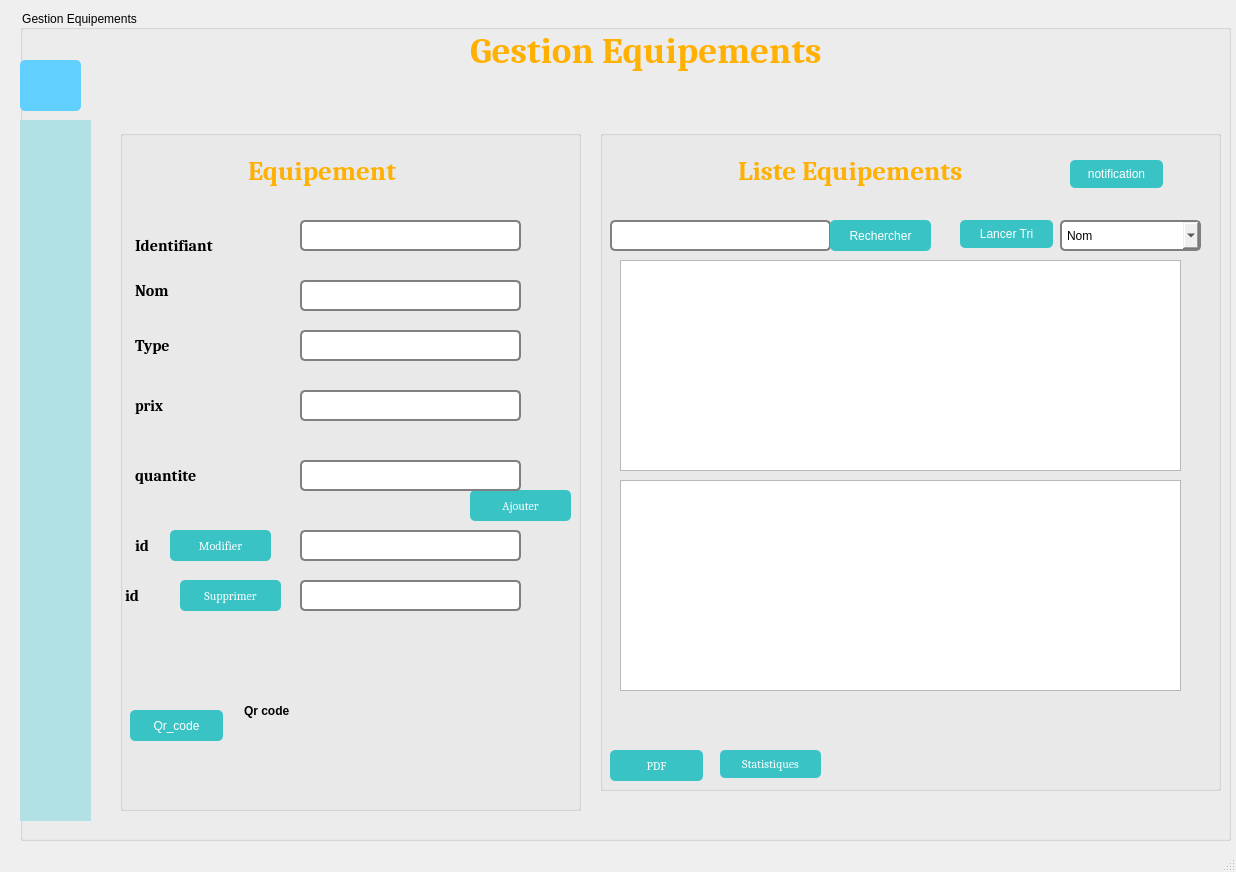
<?xml version="1.0" encoding="UTF-8"?>
<ui version="4.0">
 <class>MainWindow_Equipements</class>
 <widget class="QMainWindow" name="MainWindow_Equipements">
  <property name="geometry">
   <rect>
    <x>0</x>
    <y>0</y>
    <width>1236</width>
    <height>872</height>
   </rect>
  </property>
  <property name="font">
   <font>
    <family>Cambria</family>
    <pointsize>9</pointsize>
   </font>
  </property>
  <property name="windowTitle">
   <string>MainWindow</string>
  </property>
  <property name="windowIcon">
   <iconset>
    <normaloff>:/myappico.png</normaloff>:/myappico.png</iconset>
  </property>
  <property name="styleSheet">
   <string notr="true">QGroupBox {
    font: 12px;
 background-color:transparent;
}
QComboBox {
    border: 2px solid gray;
     border-radius: 5px;
    padding: 5px;
}
QLineEdit {
    border: 2px solid gray;
    border-radius: 5px;
    padding: 5px;
}

QPushButton {
    background-color: rgb(58, 195, 197);
    color: white;
    border-radius: 5px;
    padding: 5px;
}

QLineEdit:focus, QPushButton:focus {
    border: 2px solid #4CAF50;
}

QLabel {
    font-weight: bold;
    padding: 1px;
}


QPushButton:hover{
	background-color: rgb(255, 176, 1);	
}


</string>
  </property>
  <widget class="QWidget" name="centralwidget">
   <widget class="QGroupBox" name="groupBox">
    <property name="geometry">
     <rect>
      <x>20</x>
      <y>10</y>
      <width>1211</width>
      <height>831</height>
     </rect>
    </property>
    <property name="title">
     <string>Gestion Equipements</string>
    </property>
    <widget class="QLabel" name="nom_gestion">
     <property name="geometry">
      <rect>
       <x>440</x>
       <y>10</y>
       <width>451</width>
       <height>61</height>
      </rect>
     </property>
     <property name="font">
      <font>
       <family>Cambria</family>
       <pointsize>28</pointsize>
       <weight>75</weight>
       <bold>true</bold>
      </font>
     </property>
     <property name="styleSheet">
      <string notr="true">
QLabel {
   color:#ffb001;
}
</string>
     </property>
     <property name="text">
      <string>Gestion Equipements</string>
     </property>
    </widget>
    <widget class="QGroupBox" name="afficher">
     <property name="geometry">
      <rect>
       <x>580</x>
       <y>120</y>
       <width>621</width>
       <height>661</height>
      </rect>
     </property>
     <property name="styleSheet">
      <string notr="true"/>
     </property>
     <property name="title">
      <string/>
     </property>
     <widget class="QLabel" name="afficher_label">
      <property name="geometry">
       <rect>
        <x>130</x>
        <y>20</y>
        <width>311</width>
        <height>41</height>
       </rect>
      </property>
      <property name="font">
       <font>
        <family>Cambria</family>
        <pointsize>20</pointsize>
        <weight>75</weight>
        <italic>false</italic>
        <bold>true</bold>
       </font>
      </property>
      <property name="styleSheet">
       <string notr="true">QLabel {
   color:#ffb001;
}</string>
      </property>
      <property name="text">
       <string>Liste Equipements</string>
      </property>
     </widget>
     <widget class="QLineEdit" name="lineEdit_rechercher">
      <property name="geometry">
       <rect>
        <x>10</x>
        <y>90</y>
        <width>221</width>
        <height>31</height>
       </rect>
      </property>
     </widget>
     <widget class="QPushButton" name="rechercher">
      <property name="geometry">
       <rect>
        <x>230</x>
        <y>90</y>
        <width>101</width>
        <height>31</height>
       </rect>
      </property>
      <property name="maximumSize">
       <size>
        <width>101</width>
        <height>31</height>
       </size>
      </property>
      <property name="text">
       <string>Rechercher</string>
      </property>
      <property name="icon">
       <iconset resource="Resource.qrc">
        <normaloff>:/Icones/Icones/rechercher.png</normaloff>:/Icones/Icones/rechercher.png</iconset>
      </property>
      <property name="iconSize">
       <size>
        <width>20</width>
        <height>20</height>
       </size>
      </property>
     </widget>
     <widget class="QPushButton" name="pb_trier">
      <property name="geometry">
       <rect>
        <x>360</x>
        <y>90</y>
        <width>93</width>
        <height>28</height>
       </rect>
      </property>
      <property name="maximumSize">
       <size>
        <width>93</width>
        <height>28</height>
       </size>
      </property>
      <property name="text">
       <string>Lancer Tri</string>
      </property>
     </widget>
     <widget class="QPushButton" name="pushButtonPDF">
      <property name="geometry">
       <rect>
        <x>10</x>
        <y>620</y>
        <width>93</width>
        <height>31</height>
       </rect>
      </property>
      <property name="font">
       <font>
        <family>Cambria</family>
        <pointsize>9</pointsize>
       </font>
      </property>
      <property name="styleSheet">
       <string notr="true"/>
      </property>
      <property name="text">
       <string>PDF</string>
      </property>
      <property name="icon">
       <iconset resource="Resource.qrc">
        <normaloff>:/Icones/Icones/pdf.png</normaloff>:/Icones/Icones/pdf.png</iconset>
      </property>
      <property name="iconSize">
       <size>
        <width>30</width>
        <height>40</height>
       </size>
      </property>
     </widget>
     <widget class="QPushButton" name="pushButton_stat">
      <property name="geometry">
       <rect>
        <x>120</x>
        <y>620</y>
        <width>101</width>
        <height>28</height>
       </rect>
      </property>
      <property name="maximumSize">
       <size>
        <width>121</width>
        <height>28</height>
       </size>
      </property>
      <property name="font">
       <font>
        <family>Cambria</family>
        <pointsize>9</pointsize>
       </font>
      </property>
      <property name="styleSheet">
       <string notr="true"/>
      </property>
      <property name="text">
       <string>Statistiques</string>
      </property>
     </widget>
     <widget class="QComboBox" name="comboBoxTrie">
      <property name="geometry">
       <rect>
        <x>460</x>
        <y>90</y>
        <width>141</width>
        <height>31</height>
       </rect>
      </property>
      <item>
       <property name="text">
        <string>Nom</string>
       </property>
      </item>
      <item>
       <property name="text">
        <string>Type</string>
       </property>
      </item>
     </widget>
     <widget class="QTableView" name="tableView_2">
      <property name="geometry">
       <rect>
        <x>20</x>
        <y>130</y>
        <width>561</width>
        <height>211</height>
       </rect>
      </property>
      <property name="styleSheet">
       <string notr="true"/>
      </property>
     </widget>
     <widget class="QTableView" name="tableView">
      <property name="geometry">
       <rect>
        <x>20</x>
        <y>350</y>
        <width>561</width>
        <height>211</height>
       </rect>
      </property>
      <property name="styleSheet">
       <string notr="true"/>
      </property>
     </widget>
     <widget class="QPushButton" name="showMessagePushButton">
      <property name="geometry">
       <rect>
        <x>470</x>
        <y>30</y>
        <width>93</width>
        <height>28</height>
       </rect>
      </property>
      <property name="text">
       <string>notification</string>
      </property>
     </widget>
    </widget>
    <widget class="QLabel" name="label">
     <property name="geometry">
      <rect>
       <x>0</x>
       <y>20</y>
       <width>1211</width>
       <height>801</height>
      </rect>
     </property>
     <property name="styleSheet">
      <string notr="true">background-image: url(:/Icones/Icones/background.png);
</string>
     </property>
     <property name="text">
      <string/>
     </property>
    </widget>
    <widget class="QPushButton" name="pushButton_20">
     <property name="geometry">
      <rect>
       <x>0</x>
       <y>50</y>
       <width>61</width>
       <height>51</height>
      </rect>
     </property>
     <property name="styleSheet">
      <string notr="true">background-color: rgb(97, 208, 255);</string>
     </property>
     <property name="text">
      <string/>
     </property>
     <property name="icon">
      <iconset>
       <normalon>:/img/menu.png</normalon>
      </iconset>
     </property>
     <property name="iconSize">
      <size>
       <width>40</width>
       <height>40</height>
      </size>
     </property>
     <property name="checkable">
      <bool>true</bool>
     </property>
    </widget>
    <widget class="QWidget" name="widget" native="true">
     <property name="geometry">
      <rect>
       <x>0</x>
       <y>110</y>
       <width>71</width>
       <height>701</height>
      </rect>
     </property>
     <property name="styleSheet">
      <string notr="true">	background-color: rgb(178, 225, 229);</string>
     </property>
     <widget class="QPushButton" name="pushButton_13">
      <property name="geometry">
       <rect>
        <x>0</x>
        <y>30</y>
        <width>71</width>
        <height>61</height>
       </rect>
      </property>
      <property name="styleSheet">
       <string notr="true"/>
      </property>
      <property name="text">
       <string/>
      </property>
      <property name="icon">
       <iconset>
        <normalon>:/img/home.png</normalon>
       </iconset>
      </property>
      <property name="iconSize">
       <size>
        <width>40</width>
        <height>40</height>
       </size>
      </property>
     </widget>
     <widget class="QPushButton" name="pushButton_14">
      <property name="geometry">
       <rect>
        <x>0</x>
        <y>120</y>
        <width>71</width>
        <height>61</height>
       </rect>
      </property>
      <property name="text">
       <string/>
      </property>
      <property name="icon">
       <iconset>
        <normalon>:/img/calendrier.png</normalon>
       </iconset>
      </property>
      <property name="iconSize">
       <size>
        <width>40</width>
        <height>40</height>
       </size>
      </property>
     </widget>
     <widget class="QPushButton" name="pushButton_17">
      <property name="geometry">
       <rect>
        <x>0</x>
        <y>430</y>
        <width>71</width>
        <height>71</height>
       </rect>
      </property>
      <property name="text">
       <string/>
      </property>
      <property name="icon">
       <iconset>
        <normalon>:/img/notepad.png</normalon>
       </iconset>
      </property>
      <property name="iconSize">
       <size>
        <width>40</width>
        <height>40</height>
       </size>
      </property>
     </widget>
     <widget class="QPushButton" name="pushButton_15">
      <property name="geometry">
       <rect>
        <x>0</x>
        <y>210</y>
        <width>71</width>
        <height>61</height>
       </rect>
      </property>
      <property name="text">
       <string/>
      </property>
      <property name="icon">
       <iconset>
        <normalon>:/img/notification.png</normalon>
       </iconset>
      </property>
      <property name="iconSize">
       <size>
        <width>40</width>
        <height>40</height>
       </size>
      </property>
     </widget>
     <widget class="QPushButton" name="pushButton_18">
      <property name="geometry">
       <rect>
        <x>0</x>
        <y>310</y>
        <width>71</width>
        <height>71</height>
       </rect>
      </property>
      <property name="text">
       <string/>
      </property>
      <property name="icon">
       <iconset>
        <normalon>:/img/lecture.png</normalon>
       </iconset>
      </property>
      <property name="iconSize">
       <size>
        <width>40</width>
        <height>40</height>
       </size>
      </property>
     </widget>
     <widget class="QPushButton" name="pushButton_21">
      <property name="geometry">
       <rect>
        <x>0</x>
        <y>540</y>
        <width>71</width>
        <height>61</height>
       </rect>
      </property>
      <property name="text">
       <string/>
      </property>
      <property name="icon">
       <iconset>
        <normalon>:/img/chat.png</normalon>
       </iconset>
      </property>
      <property name="iconSize">
       <size>
        <width>40</width>
        <height>40</height>
       </size>
      </property>
     </widget>
     <widget class="QPushButton" name="pushButton_19">
      <property name="geometry">
       <rect>
        <x>0</x>
        <y>640</y>
        <width>71</width>
        <height>61</height>
       </rect>
      </property>
      <property name="text">
       <string/>
      </property>
      <property name="icon">
       <iconset>
        <normalon>:/img/togglapp.png</normalon>
       </iconset>
      </property>
      <property name="iconSize">
       <size>
        <width>60</width>
        <height>60</height>
       </size>
      </property>
     </widget>
    </widget>
    <widget class="QGroupBox" name="groupBox_2">
     <property name="geometry">
      <rect>
       <x>100</x>
       <y>120</y>
       <width>461</width>
       <height>681</height>
      </rect>
     </property>
     <property name="styleSheet">
      <string notr="true"/>
     </property>
     <property name="title">
      <string/>
     </property>
     <widget class="QLabel" name="Ajouter">
      <property name="geometry">
       <rect>
        <x>120</x>
        <y>20</y>
        <width>211</width>
        <height>41</height>
       </rect>
      </property>
      <property name="font">
       <font>
        <family>Cambria</family>
        <pointsize>20</pointsize>
        <weight>75</weight>
        <italic>false</italic>
        <bold>true</bold>
       </font>
      </property>
      <property name="styleSheet">
       <string notr="true">QLabel {
   color:#ffb001;
}</string>
      </property>
      <property name="text">
       <string>Equipement</string>
      </property>
     </widget>
     <widget class="QLabel" name="id_label">
      <property name="geometry">
       <rect>
        <x>10</x>
        <y>100</y>
        <width>121</width>
        <height>31</height>
       </rect>
      </property>
      <property name="font">
       <font>
        <family>Cambria</family>
        <pointsize>12</pointsize>
        <weight>75</weight>
        <bold>true</bold>
       </font>
      </property>
      <property name="text">
       <string>Identifiant</string>
      </property>
     </widget>
     <widget class="QLabel" name="nom_label">
      <property name="geometry">
       <rect>
        <x>10</x>
        <y>150</y>
        <width>121</width>
        <height>21</height>
       </rect>
      </property>
      <property name="font">
       <font>
        <family>Cambria</family>
        <pointsize>12</pointsize>
        <weight>75</weight>
        <bold>true</bold>
       </font>
      </property>
      <property name="text">
       <string>Nom</string>
      </property>
     </widget>
     <widget class="QLineEdit" name="le_nam">
      <property name="geometry">
       <rect>
        <x>180</x>
        <y>150</y>
        <width>221</width>
        <height>31</height>
       </rect>
      </property>
      <property name="font">
       <font>
        <family>Cambria</family>
        <pointsize>9</pointsize>
       </font>
      </property>
     </widget>
     <widget class="QLabel" name="organization_label">
      <property name="geometry">
       <rect>
        <x>10</x>
        <y>200</y>
        <width>131</width>
        <height>31</height>
       </rect>
      </property>
      <property name="font">
       <font>
        <family>Cambria</family>
        <pointsize>12</pointsize>
        <weight>75</weight>
        <bold>true</bold>
       </font>
      </property>
      <property name="text">
       <string>Type</string>
      </property>
     </widget>
     <widget class="QLineEdit" name="le_Type">
      <property name="geometry">
       <rect>
        <x>180</x>
        <y>200</y>
        <width>221</width>
        <height>31</height>
       </rect>
      </property>
      <property name="font">
       <font>
        <family>Cambria</family>
        <pointsize>9</pointsize>
       </font>
      </property>
     </widget>
     <widget class="QLabel" name="budget_label">
      <property name="geometry">
       <rect>
        <x>10</x>
        <y>260</y>
        <width>71</width>
        <height>31</height>
       </rect>
      </property>
      <property name="font">
       <font>
        <family>Cambria</family>
        <pointsize>11</pointsize>
        <weight>75</weight>
        <bold>true</bold>
       </font>
      </property>
      <property name="text">
       <string>prix</string>
      </property>
     </widget>
     <widget class="QLineEdit" name="le_prix">
      <property name="geometry">
       <rect>
        <x>180</x>
        <y>260</y>
        <width>221</width>
        <height>31</height>
       </rect>
      </property>
      <property name="font">
       <font>
        <family>Cambria</family>
        <pointsize>9</pointsize>
       </font>
      </property>
     </widget>
     <widget class="QPushButton" name="pushButton_ajouter">
      <property name="geometry">
       <rect>
        <x>350</x>
        <y>360</y>
        <width>101</width>
        <height>31</height>
       </rect>
      </property>
      <property name="maximumSize">
       <size>
        <width>101</width>
        <height>31</height>
       </size>
      </property>
      <property name="font">
       <font>
        <family>Cambria</family>
        <pointsize>9</pointsize>
       </font>
      </property>
      <property name="styleSheet">
       <string notr="true"/>
      </property>
      <property name="text">
       <string>Ajouter</string>
      </property>
      <property name="icon">
       <iconset resource="Resource.qrc">
        <normaloff>:/Icones/Icones/ajouter.png</normaloff>:/Icones/Icones/ajouter.png</iconset>
      </property>
      <property name="iconSize">
       <size>
        <width>20</width>
        <height>20</height>
       </size>
      </property>
     </widget>
     <widget class="QPushButton" name="pushButton_supprimer">
      <property name="geometry">
       <rect>
        <x>60</x>
        <y>450</y>
        <width>101</width>
        <height>31</height>
       </rect>
      </property>
      <property name="maximumSize">
       <size>
        <width>101</width>
        <height>31</height>
       </size>
      </property>
      <property name="font">
       <font>
        <family>Cambria</family>
        <pointsize>9</pointsize>
       </font>
      </property>
      <property name="text">
       <string>Supprimer</string>
      </property>
      <property name="icon">
       <iconset resource="Resource.qrc">
        <normaloff>:/Icones/Icones/supprimer.png</normaloff>:/Icones/Icones/supprimer.png</iconset>
      </property>
      <property name="iconSize">
       <size>
        <width>20</width>
        <height>20</height>
       </size>
      </property>
     </widget>
     <widget class="QPushButton" name="pb_modifier">
      <property name="geometry">
       <rect>
        <x>50</x>
        <y>400</y>
        <width>101</width>
        <height>31</height>
       </rect>
      </property>
      <property name="maximumSize">
       <size>
        <width>101</width>
        <height>31</height>
       </size>
      </property>
      <property name="font">
       <font>
        <family>Cambria</family>
        <pointsize>9</pointsize>
       </font>
      </property>
      <property name="text">
       <string>Modifier</string>
      </property>
      <property name="icon">
       <iconset resource="Resource.qrc">
        <normaloff>:/Icones/Icones/modifier.png</normaloff>:/Icones/Icones/modifier.png</iconset>
      </property>
      <property name="iconSize">
       <size>
        <width>20</width>
        <height>20</height>
       </size>
      </property>
     </widget>
     <widget class="QLabel" name="id_label_2">
      <property name="geometry">
       <rect>
        <x>10</x>
        <y>330</y>
        <width>121</width>
        <height>31</height>
       </rect>
      </property>
      <property name="font">
       <font>
        <family>Cambria</family>
        <pointsize>12</pointsize>
        <weight>75</weight>
        <bold>true</bold>
       </font>
      </property>
      <property name="text">
       <string>quantite</string>
      </property>
     </widget>
     <widget class="QLineEdit" name="le_quantite">
      <property name="geometry">
       <rect>
        <x>180</x>
        <y>330</y>
        <width>221</width>
        <height>31</height>
       </rect>
      </property>
      <property name="font">
       <font>
        <family>Cambria</family>
        <pointsize>9</pointsize>
       </font>
      </property>
     </widget>
     <widget class="QLineEdit" name="le_id">
      <property name="geometry">
       <rect>
        <x>180</x>
        <y>90</y>
        <width>221</width>
        <height>31</height>
       </rect>
      </property>
      <property name="font">
       <font>
        <family>Cambria</family>
        <pointsize>9</pointsize>
       </font>
      </property>
     </widget>
     <widget class="QLineEdit" name="le_find">
      <property name="geometry">
       <rect>
        <x>180</x>
        <y>400</y>
        <width>221</width>
        <height>31</height>
       </rect>
      </property>
     </widget>
     <widget class="QLabel" name="date_label_3">
      <property name="geometry">
       <rect>
        <x>10</x>
        <y>400</y>
        <width>31</width>
        <height>31</height>
       </rect>
      </property>
      <property name="font">
       <font>
        <family>Cambria</family>
        <pointsize>12</pointsize>
        <weight>75</weight>
        <bold>true</bold>
       </font>
      </property>
      <property name="text">
       <string>id </string>
      </property>
     </widget>
     <widget class="QLineEdit" name="le_IDS">
      <property name="geometry">
       <rect>
        <x>180</x>
        <y>450</y>
        <width>221</width>
        <height>31</height>
       </rect>
      </property>
     </widget>
     <widget class="QLabel" name="date_label_4">
      <property name="geometry">
       <rect>
        <x>0</x>
        <y>450</y>
        <width>41</width>
        <height>31</height>
       </rect>
      </property>
      <property name="font">
       <font>
        <family>Cambria</family>
        <pointsize>12</pointsize>
        <weight>75</weight>
        <bold>true</bold>
       </font>
      </property>
      <property name="text">
       <string>id </string>
      </property>
     </widget>
     <widget class="QLabel" name="label_2">
      <property name="geometry">
       <rect>
        <x>120</x>
        <y>490</y>
        <width>321</width>
        <height>181</height>
       </rect>
      </property>
      <property name="text">
       <string>Qr code</string>
      </property>
     </widget>
     <widget class="QPushButton" name="qr_code">
      <property name="geometry">
       <rect>
        <x>10</x>
        <y>580</y>
        <width>93</width>
        <height>31</height>
       </rect>
      </property>
      <property name="styleSheet">
       <string notr="true"/>
      </property>
      <property name="text">
       <string>Qr_code</string>
      </property>
      <property name="icon">
       <iconset resource="Resource.qrc">
        <normaloff>:/Icones/Icones/chat.png</normaloff>:/Icones/Icones/chat.png</iconset>
      </property>
      <property name="iconSize">
       <size>
        <width>30</width>
        <height>40</height>
       </size>
      </property>
     </widget>
    </widget>
    <zorder>label</zorder>
    <zorder>afficher</zorder>
    <zorder>nom_gestion</zorder>
    <zorder>pushButton_20</zorder>
    <zorder>widget</zorder>
    <zorder>groupBox_2</zorder>
   </widget>
  </widget>
  <widget class="QMenuBar" name="menubar">
   <property name="geometry">
    <rect>
     <x>0</x>
     <y>0</y>
     <width>1236</width>
     <height>26</height>
    </rect>
   </property>
  </widget>
  <widget class="QStatusBar" name="statusbar"/>
 </widget>
 <resources>
  <include location="Resource.qrc"/>
 </resources>
 <connections/>
</ui>
